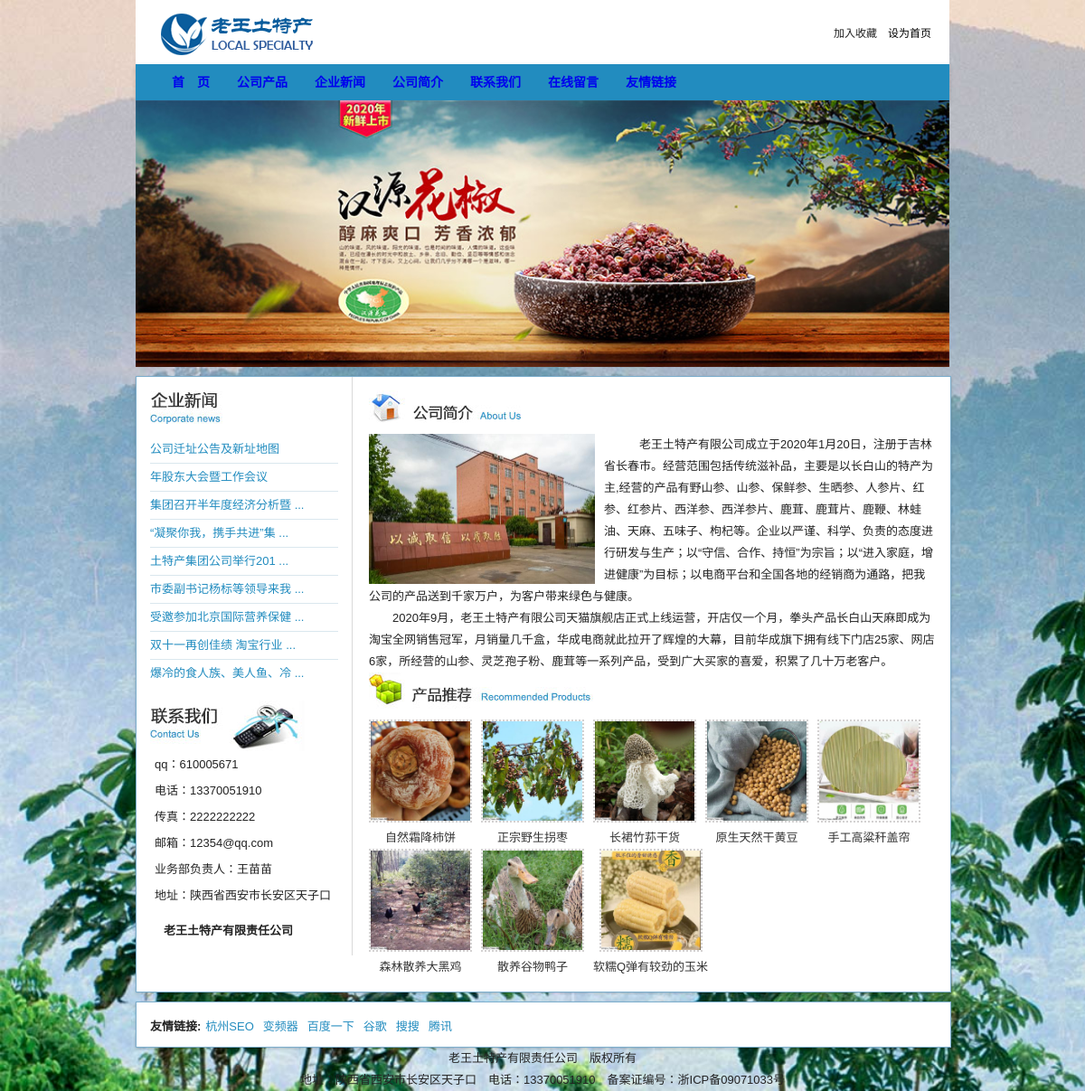
The page / on the database its author committed.
### tables this page shows
CREATE TABLE `site_nav` (
  `id` int(10) unsigned NOT NULL AUTO_INCREMENT,
  `name` varchar(12) NOT NULL,
  `url` varchar(255) NOT NULL,
  PRIMARY KEY (`id`)
);

CREATE TABLE `news` (
  `id` int(10) unsigned NOT NULL AUTO_INCREMENT,
  `title` varchar(64) NOT NULL,
  `content` text NOT NULL,
  `time` date NOT NULL,
  PRIMARY KEY (`id`)
);

CREATE TABLE `pro` (
  `id` int(10) unsigned NOT NULL AUTO_INCREMENT,
  `product_name` varchar(60) NOT NULL,
  `product_intro` text NOT NULL,
  `product_pic` varchar(40) NOT NULL,
  PRIMARY KEY (`id`)
);

CREATE TABLE `link` (
  `id` int(10) unsigned NOT NULL AUTO_INCREMENT,
  `linktitle` varchar(10) NOT NULL,
  `linkurl` varchar(20) NOT NULL,
  PRIMARY KEY (`id`)
);

CREATE TABLE `ent_info` (
  `id` int(10) NOT NULL AUTO_INCREMENT,
  `name` varchar(40) NOT NULL,
  `yuming` varchar(128) NOT NULL,
  `qq` varchar(11) NOT NULL,
  `tel` varchar(20) NOT NULL,
  `chuanzhen` varchar(20) NOT NULL,
  `address` varchar(64) NOT NULL,
  `email` varchar(64) NOT NULL,
  `yewuname` varchar(20) NOT NULL,
  `icp` varchar(20) NOT NULL,
  PRIMARY KEY (`id`)
);

### libs/cache/ent_info.php (called while the page is built)
<?php
return array (
  0 => '1',
  'id' => '1',
  1 => '老王土特产有限责任公司',
  'name' => '老王土特产有限责任公司',
  2 => 'http://qywz.com',
  'yuming' => 'http://qywz.com',
  3 => '610005671',
  'qq' => '610005671',
  4 => '13370051910',
  'tel' => '13370051910',
  5 => '2222222222',
  'chuanzhen' => '2222222222',
  6 => '陕西省西安市长安区天子口',
  'address' => '陕西省西安市长安区天子口',
  7 => '12354@qq.com',
  'email' => '12354@qq.com',
  8 => '王苗苗',
  'yewuname' => '王苗苗',
  9 => '浙ICP备09071033号',
  'icp' => '浙ICP备09071033号',
);

### libs/common.php (called while the page is built, shortened)
<?php
$ent_info = require_once ROOT_PATH . "/libs/cache/ent_info.php";

### index.php (the view, shortened to what this page needs)
<?php
require_once "./libs/common.php";
?>
<html>
<head>
<link rel="stylesheet" type="text/css" href=/assets/css/css.css />
</head>
<body>
<div id="box" class="clearfix">
    <?php
    include ("head.php");
    $newssql="select * from news order by id desc limit 0,10";
    $newsquery=mysqli_query($conn, $newssql);
    ?>
	<div class="wrapper con clearfix">
	<div class="lefts">
			 <div>
                 <ul>
                     <li class="news_tit"><img src="/assets/images/icon1.jpg" title=" 企业新闻" /></li>
					<?
					while($newsrow=mysqli_fetch_array($newsquery))
					 {
					?>
					    <li class=news>
                            <a href=sitenews.php?newsid=<? echo $newsrow['id']?>>
                                <? echo mb_substr($newsrow['title'],0,12);?>
                                <?= mb_strlen($newsrow['title']) > 13 ? "..." : "" ?>
                            </a>
                        </li>
					<?
					 }
					?>
				</ul>
			 </div>
			<div>
			 	<ul>
			 		<li><img src="/assets/images/icon3.jpg" title="联系我们 " style="margin-top: 15px"/></li>
					<li style="margin:-5px 5px 5px;">qq：<? echo $ent_info['qq']?></li>
					<li style="margin:5px;">电话：<? echo $ent_info['tel']?></li>
					<li style="margin:5px;">传真：<? echo $ent_info['chuanzhen']?></li>
					<li style="margin:5px;">邮箱：<? echo $ent_info['email']?></li>
					<li style="margin:5px;">业务部负责人：<? echo $ent_info['yewuname']?></li>
					<li style="margin:5px;">地址：<? echo $ent_info['address']?></li>
					<li style="margin:15px;font-weight:bold;"><? echo $ent_info['name']?></li>
				</ul>
			 </div>
	</div>
	<div class="rights">
		<div>
			<ul>
				<li class="h12"><img src="/assets/images/icon2.jpg" title="公司简介"/>　</li>
				<li class="meta">　<img src="/assets/images/img_c.jpg" />　　老王土特产有限公司成立于2020年1月20日，注册于吉林省长春市。经营范围包括传统滋补品，主要是以长白山的特产为主,经营的产品有野山参、山参、保鲜参、生晒参、人参片、红参、红参片、西洋参、西洋参片、鹿茸、鹿茸片、鹿鞭、林蛙油、天麻、五味子、枸杞等。企业以严谨、科学、负责的态度进行研发与生产；以“守信、合作、持恒”为宗旨；以“进入家庭，增进健康”为目标；以电商平台和全国各地的经销商为通路，把我公司的产品送到千家万户，为客户带来绿色与健康。
<br>&emsp;&emsp;2020年9月，老王土特产有限公司天猫旗舰店正式上线运营，开店仅一个月，拳头产品长白山天麻即成为淘宝全网销售冠军，月销量几千盒，华成电商就此拉开了辉煌的大幕，目前华成旗下拥有线下门店25家、网店6家，所经营的山参、灵芝孢子粉、鹿茸等一系列产品，受到广大买家的喜爱，积累了几十万老客户。</li>
			</ul>
		</div>
		<div class="pro">
			<ul>
				<li class="h12"><img src="/assets/images/icon4.jpg" title="产品推荐"/></li>
				<li>
					<?
					$prosql="select * from pro order by id desc limit 0,8";
					$proquery=mysqli_query($conn,$prosql);
					while($prorow=mysqli_fetch_array($proquery))
					{
						echo "<div class=protu><div class=protuku><a href=proshow.php?proid=".$prorow['id'].">
						<img src=admin/uploadimg/".$prorow['product_pic']." width=110 height=110 alt=".$prorow['product_name']." /></a>
						</div>
						<div class=prozi>
<a href=proshow.php?proid=".$prorow['id']." title=".$prorow['product_name'].">".mb_substr($prorow['product_name'],0,18)."</a>
</div></div>";
					}
				  ?>
				</li>
		</div>
	</div>
</div>
<div id="box" class="link_wrap">
	<span>友情链接:</span>
	<div class="link clearfix">
		<?
		 $linksql="select * from link";
		 $linkquery=mysqli_query($conn,$linksql);
		 while($linkrow=mysqli_fetch_array($linkquery))
		 {
		 	echo "<a href=".$linkrow['linkurl']." target=_blank>".$linkrow['linktitle']."</a>　";
		 }
		?>
	</div>
</div>
<div id="box"><?php include ("foot.php"); ?></div>
</body>
</html>

### head.php
<?
require_once "./libs/common.php";
?>
<div id="box" style="background: #fff">
	<div id="top" class="clearfix">
		<ul>
			<li style="float:left;"><a href=/ ><img src="/assets/images/logo.png" width="188" height="48" alt=<? echo $row['name']?> /></a></li>
			<li class=soucang><span style="CURSOR: hand" mce_style="CURSOR: hand" onClick="window.external.addFavorite('<? echo $row['yuming']?>','<? echo $row['name']?>')" >加入收藏</span>　<a onClick="this.style.behavior='url(#default#homepage)';this.setHomePage('<? echo $row['yuming']?>')"  href="#" style="color:black;">设为首页</a></li>
		</ul>
	</div>
	<div id="daohang">
		<div class="dhang clearfix">
			<a href=/>首　页</a>
                <?
                $sql="SELECT * FROM site_nav";
                $res=mysqli_query($conn, $sql);
                while($row=mysqli_fetch_array($res)){
                ?>
                    <a href=<? echo $row['url']?> ><? echo $row['name']?></a>
                <? } ?>
		</div>
	</div>
	<div><img src="/assets/images/banner.jpg" alt="" style="width: 900px;"></div>
</div>

### foot.php
<?php
require_once "./libs/common.php";
$sql="select * from ent_info";
$query=mysqli_query($conn,$sql);
$row=mysqli_fetch_array($query);
?>
<div class="foot">
 	<ul>
 		<li><? echo $row['name']?>　版权所有</li>
 		<Li>地址：<? echo $row['address']?>　电话：<? echo $row['tel']?>　备案证编号：<? echo $row['icp']?> </li>
 	</ul>
</div>

### assets/css/css.css (style rules this page uses)
body,div,dl,dt,dd,ul,ol,li,h1,h2,h3,h4,h5,h6,pre,code,form,fieldset,legend,input,textarea,p,blockquote,th,td,hr,button,article,aside,details,figcaption,figure,footer,header,hgroup,menu,nav,section { margin:0; padding:0; }
body,button,input,select,textarea { font:12px \5b8b\4f53,arial,sans-serif; }
fieldset,img { border:none; }
ol,ul { list-style:none; }
ins,a { text-decoration:none; }
.clearfix:after { visibility:hidden;display:block;font-size:0;content: " ";clear:both;height:0; }
.clearfix { *zoom:1; }
.wrapper { width:900px; margin:0 auto; }
body { background: #fafafa; margin:0 auto; text-align:center; font-size:13px; line-height: 24px; color: #222; background-image:url("/assets/images/bg.jpg"); background-size:cover; background-repeat: no-repeat; background-attachment: fixed; }
#box { width:900px; margin:0 auto; }
#box:after { visibility:hidden;display:block;font-size:0;content: " ";clear:both;height:0; }
#box { *zoom:1; }
#top { margin:0 auto; padding-top: 15px; width:860px; text-align:left; background:#fff; }
#daohang { margin:0 auto; height: 34px; background: #228cbf ; box-shadow: 0 2px 5px rgba(0,0,0,.15);; padding:3px 0 3px 30px; }
.con { width:900px;border:1px #7caecd solid;background: #fff;margin: 10px auto; box-shadow: 0 1px 3px rgba(0,0,0,.2); -webkit-box-shadow: 0 1px 3px rgba(0,0,0,.2); -moz-box-shadow: 0 1px 3px rgba(0,0,0,.2); }
.h12 { text-align:left; font-weight:bold; padding-bottom: 5px; font-size:14px; color:#E4C937; }
.dhang { text-align:left; width: 900px; margin:0 auto; font-weight:bold; font-size:14px; color: #e0ecfc; }
.dhang a { padding: 5px 10px; float: left; margin-right: 10px; }
.lefts { width:208px; border-right:1px #d9d9d9 solid; float:left; text-align:left; overflow:hidden; padding:0 15px; }
.lefts li a { color: #228cbf; }
.news_tit,.pro_tit { margin-top: 15px; margin-bottom: 5px; }
.rights { padding:15px; width:628px; float:right; text-align:left; }
.foot { margin:0 auto; width:700px; }
.soucang { text-align:right; font-size:12px; padding-top:10px; }
.news { padding: 3px 0; border-bottom: 1px solid #dae7ee; }
.lefts li:last-child { border-bottom: 0px; }
.pro { text-align:center; }
.protu { float:left; text-align:center; margin-right:10px; }
.protuku img { border:#D3D1D1 dotted 2px; }
.prozi { padding-top:5px; }
.prozi a { color: #333; }
.link_wrap { border:1px #7caecd solid;background: #fff;margin: 15px auto;padding-top: 15px;padding-bottom: 10px;box-shadow: 0 1px 3px rgba(0,0,0,.2); -webkit-box-shadow: 0 1px 3px rgba(0,0,0,.2); -moz-box-shadow: 0 1px 3px rgba(0,0,0,.2); }
.link_wrap span { float:left; text-align:left; font-weight:bold; margin-left:15px; }
.link a { color: #228cbf; padding:0 5px; float: left; }
.meta img { width: 250px;float: left;padding-right: 10px; }

### rows shown on the page
site_nav: name "公司产品"
site_nav: name "企业新闻"
site_nav: name "公司简介"
site_nav: name "联系我们"
site_nav: name "在线留言"
site_nav: name "友情链接"
news: title "公司迁址公告及新址地图"
news: title "年股东大会暨工作会议"
news: title "集团召开半年度经济分析暨"
news: title "“凝聚你我，携手共进”集"
news: title "土特产集团公司举行201"
news: title "市委副书记杨标等领导来我"
news: title "受邀参加北京国际营养保健"
news: title "双十一再创佳绩 淘宝行业"
news: title "爆冷的食人族、美人鱼、冷"
pro: product_pic (picture), product_name "自然霜降柿饼"
pro: product_pic (picture), product_name "正宗野生拐枣"
pro: product_pic (picture), product_name "长裙竹荪干货"
pro: product_pic (picture), product_name "原生天然干黄豆"
pro: product_pic (picture), product_name "手工高粱秆盖帘"
pro: product_pic (picture), product_name "森林散养大黑鸡"
pro: product_pic (picture), product_name "散养谷物鸭子"
pro: product_pic (picture), product_name "软糯Q弹有较劲的玉米"
link: linktitle "杭州SEO"
link: linktitle "变频器"
link: linktitle "百度一下"
link: linktitle "谷歌"
link: linktitle "搜搜"
link: linktitle "腾讯"
ent_info: name "老王土特产有限责任公司", address "陕西省西安市长安区天子口", tel "13370051910", icp "浙ICP备09071033号"

### other values the page prints
$ent_info['qq'] "610005671"
$ent_info['tel'] "13370051910"
$ent_info['chuanzhen'] "2222222222"
$ent_info['email'] "12354@qq.com"
$ent_info['yewuname'] "王苗苗"
$ent_info['address'] "陕西省西安市长安区天子口"
$ent_info['name'] "老王土特产有限责任公司"
